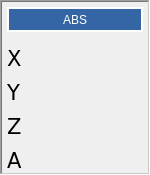
                 <widget class="QFrame" name="gridFrame">
                  <property name="minimumSize">
                   <size>
                    <width>120</width>
                    <height>150</height>
                   </size>
                  </property>
                  <property name="maximumSize">
                   <size>
                    <width>150</width>
                    <height>16777215</height>
                   </size>
                  </property>
                  <property name="frameShape">
                   <enum>QFrame::WinPanel</enum>
                  </property>
                  <property name="frameShadow">
                   <enum>QFrame::Sunken</enum>
                  </property>
                  <layout class="QGridLayout" name="gridLayout_29">
                   <property name="leftMargin">
                    <number>5</number>
                   </property>
                   <property name="topMargin">
                    <number>5</number>
                   </property>
                   <property name="rightMargin">
                    <number>5</number>
                   </property>
                   <property name="bottomMargin">
                    <number>5</number>
                   </property>
                   <item row="4" column="0">
                    <widget class="QLabel" name="abs_z">
                     <property name="minimumSize">
                      <size>
                       <width>0</width>
                       <height>28</height>
                      </size>
                     </property>
                     <property name="maximumSize">
                      <size>
                       <width>16777215</width>
                       <height>15</height>
                      </size>
                     </property>
                     <property name="font">
                      <font>
                       <family>DejaVu Sans</family>
                       <pointsize>16</pointsize>
                       <weight>50</weight>
                       <italic>false</italic>
                       <bold>false</bold>
                      </font>
                     </property>
                     <property name="text">
                      <string>Z</string>
                     </property>
                    </widget>
                   </item>
                   <item row="2" column="1" colspan="2">
                    <widget class="StatusLabel" name="statuslabel_5">
                     <property name="minimumSize">
                      <size>
                       <width>0</width>
                       <height>28</height>
                      </size>
                     </property>
                     <property name="maximumSize">
                      <size>
                       <width>16777215</width>
                       <height>15</height>
                      </size>
                     </property>
                     <property name="font">
                      <font>
                       <family>DejaVu Sans</family>
                       <pointsize>16</pointsize>
                       <weight>50</weight>
                       <italic>false</italic>
                       <bold>false</bold>
                      </font>
                     </property>
                     <property name="frameShape">
                      <enum>QFrame::NoFrame</enum>
                     </property>
                     <property name="alignment">
                      <set>Qt::AlignLeading|Qt::AlignLeft|Qt::AlignVCenter</set>
                     </property>
                     <property name="rules" stdset="0">
                      <string>[{&quot;channels&quot;: [{&quot;url&quot;: &quot;position:rel&quot;, &quot;trigger&quot;: true}], &quot;property&quot;: &quot;Text&quot;, &quot;expression&quot;: &quot;'{:.4f}'.format(ch[0][0])&quot;, &quot;name&quot;: &quot;ABS POS&quot;}]</string>
                     </property>
                    </widget>
                   </item>
                   <item row="5" column="0">
                    <widget class="QLabel" name="abs_a">
                     <property name="minimumSize">
                      <size>
                       <width>0</width>
                       <height>28</height>
                      </size>
                     </property>
                     <property name="maximumSize">
                      <size>
                       <width>16777215</width>
                       <height>15</height>
                      </size>
                     </property>
                     <property name="font">
                      <font>
                       <family>DejaVu Sans</family>
                       <pointsize>16</pointsize>
                       <weight>50</weight>
                       <italic>false</italic>
                       <bold>false</bold>
                      </font>
                     </property>
                     <property name="text">
                      <string>A</string>
                     </property>
                    </widget>
                   </item>
                   <item row="1" column="0" colspan="3">
                    <widget class="QLabel" name="label_21">
                     <property name="minimumSize">
                      <size>
                       <width>100</width>
                       <height>25</height>
                      </size>
                     </property>
                     <property name="maximumSize">
                      <size>
                       <width>16777215</width>
                       <height>30</height>
                      </size>
                     </property>
                     <property name="styleSheet">
                      <string notr="true">color: rgb(255, 255, 255);
background-color:rgb(52, 101, 164);</string>
                     </property>
                     <property name="frameShape">
                      <enum>QFrame::Box</enum>
                     </property>
                     <property name="frameShadow">
                      <enum>QFrame::Plain</enum>
                     </property>
                     <property name="lineWidth">
                      <number>2</number>
                     </property>
                     <property name="text">
                      <string>ABS</string>
                     </property>
                     <property name="alignment">
                      <set>Qt::AlignCenter</set>
                     </property>
                    </widget>
                   </item>
                   <item row="3" column="1" colspan="2">
                    <widget class="StatusLabel" name="statuslabel_6">
                     <property name="minimumSize">
                      <size>
                       <width>0</width>
                       <height>28</height>
                      </size>
                     </property>
                     <property name="maximumSize">
                      <size>
                       <width>16777215</width>
                       <height>15</height>
                      </size>
                     </property>
                     <property name="font">
                      <font>
                       <family>DejaVu Sans</family>
                       <pointsize>16</pointsize>
                       <weight>50</weight>
                       <italic>false</italic>
                       <bold>false</bold>
                      </font>
                     </property>
                     <property name="rules" stdset="0">
                      <string>[{&quot;channels&quot;: [{&quot;url&quot;: &quot;position:rel&quot;, &quot;trigger&quot;: true}], &quot;property&quot;: &quot;Text&quot;, &quot;expression&quot;: &quot;'{:.4f}'.format(ch[0][1])&quot;, &quot;name&quot;: &quot;ABS POS&quot;}]</string>
                     </property>
                    </widget>
                   </item>
                   <item row="4" column="1" colspan="2">
                    <widget class="StatusLabel" name="statuslabel_11">
                     <property name="minimumSize">
                      <size>
                       <width>0</width>
                       <height>28</height>
                      </size>
                     </property>
                     <property name="maximumSize">
                      <size>
                       <width>16777215</width>
                       <height>15</height>
                      </size>
                     </property>
                     <property name="font">
                      <font>
                       <family>DejaVu Sans</family>
                       <pointsize>16</pointsize>
                       <weight>50</weight>
                       <italic>false</italic>
                       <bold>false</bold>
                      </font>
                     </property>
                     <property name="rules" stdset="0">
                      <string>[{&quot;channels&quot;: [{&quot;url&quot;: &quot;position:rel&quot;, &quot;trigger&quot;: true}], &quot;property&quot;: &quot;Text&quot;, &quot;expression&quot;: &quot;'{:.4f}'.format(ch[0][2])&quot;, &quot;name&quot;: &quot;ABS POS&quot;}]</string>
                     </property>
                    </widget>
                   </item>
                   <item row="5" column="1" colspan="2">
                    <widget class="StatusLabel" name="statuslabel_12">
                     <property name="minimumSize">
                      <size>
                       <width>55</width>
                       <height>28</height>
                      </size>
                     </property>
                     <property name="maximumSize">
                      <size>
                       <width>16777215</width>
                       <height>15</height>
                      </size>
                     </property>
                     <property name="font">
                      <font>
                       <family>DejaVu Sans</family>
                       <pointsize>16</pointsize>
                       <weight>50</weight>
                       <italic>false</italic>
                       <bold>false</bold>
                      </font>
                     </property>
                     <property name="rules" stdset="0">
                      <string>[{&quot;channels&quot;: [{&quot;url&quot;: &quot;position:rel&quot;, &quot;trigger&quot;: true}], &quot;property&quot;: &quot;Text&quot;, &quot;expression&quot;: &quot;'{:.4f}'.format(ch[0][3])&quot;, &quot;name&quot;: &quot;ABS POS&quot;}]</string>
                     </property>
                    </widget>
                   </item>
                   <item row="2" column="0">
                    <widget class="QLabel" name="abs_x">
                     <property name="minimumSize">
                      <size>
                       <width>0</width>
                       <height>28</height>
                      </size>
                     </property>
                     <property name="maximumSize">
                      <size>
                       <width>16777215</width>
                       <height>15</height>
                      </size>
                     </property>
                     <property name="font">
                      <font>
                       <family>DejaVu Sans</family>
                       <pointsize>16</pointsize>
                       <weight>50</weight>
                       <italic>false</italic>
                       <bold>false</bold>
                      </font>
                     </property>
                     <property name="text">
                      <string>X</string>
                     </property>
                    </widget>
                   </item>
                   <item row="3" column="0">
                    <widget class="QLabel" name="abs_y">
                     <property name="minimumSize">
                      <size>
                       <width>0</width>
                       <height>28</height>
                      </size>
                     </property>
                     <property name="maximumSize">
                      <size>
                       <width>16777215</width>
                       <height>15</height>
                      </size>
                     </property>
                     <property name="font">
                      <font>
                       <family>DejaVu Sans</family>
                       <pointsize>16</pointsize>
                       <weight>50</weight>
                       <italic>false</italic>
                       <bold>false</bold>
                      </font>
                     </property>
                     <property name="text">
                      <string>Y</string>
                     </property>
                    </widget>
                   </item>
                  </layout>
                 </widget>
